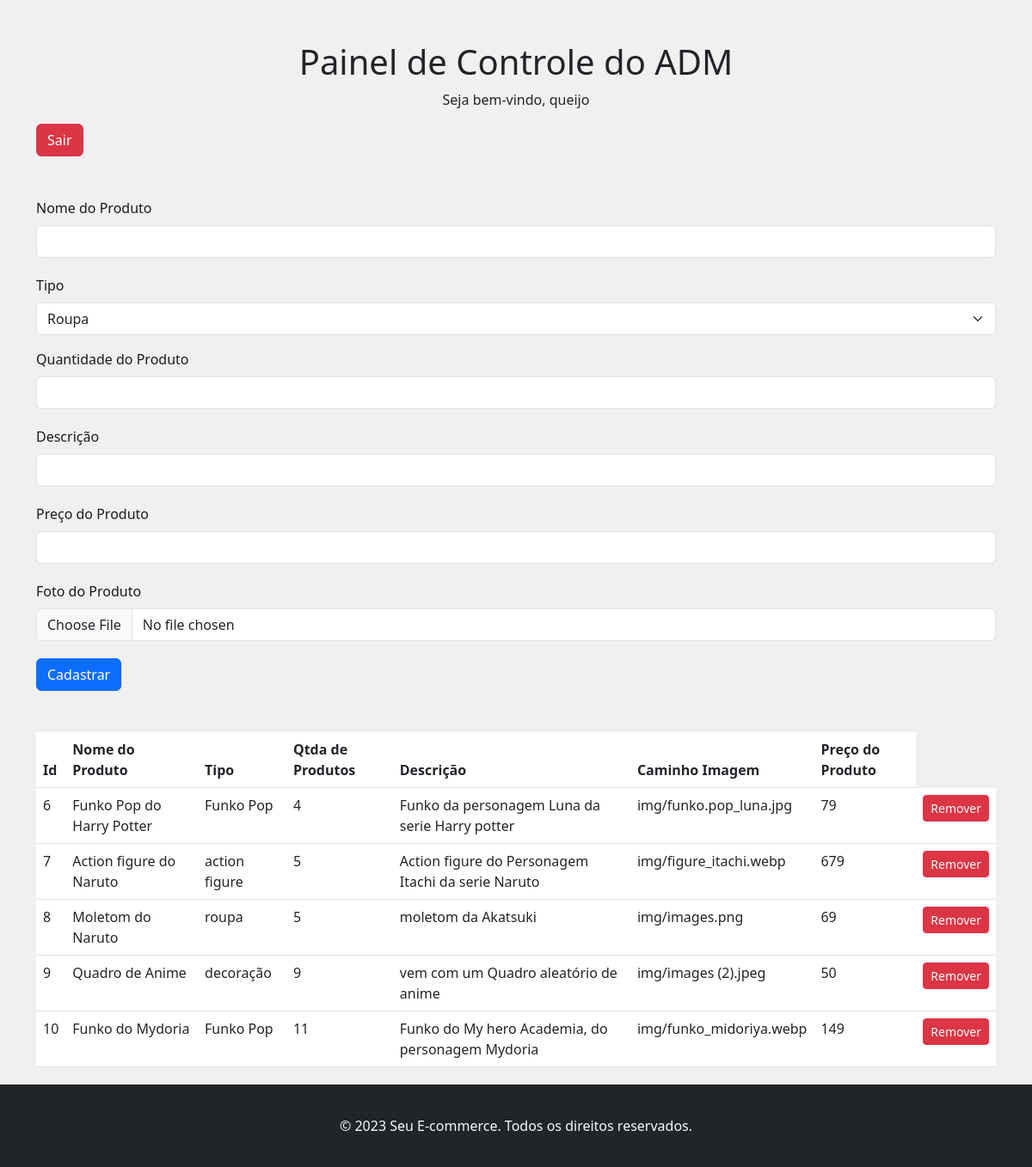
/adm.php (signed in), run on the app's committed database.
### tables this page shows
CREATE TABLE `produto_compras` (
  `id_produto` int(11) NOT NULL,
  `nome_produto` varchar(255) NOT NULL,
  `preco_produto` varchar(255) NOT NULL,
  `qatd_produto` int(11) NOT NULL,
  `img_produto` varchar(255) NOT NULL,
  `descri` varchar(255) NOT NULL,
  `tipo` varchar(255) NOT NULL
);

### classe/produ.php (called while the page is built, shortened)
<?php
class CrudProduto
{
    private $conn;
    public function __construct($db)
    {
        $this->conn = $db;
    }
    public function read()
    {
        $query = "SELECT * FROM produto_compras";
        $stmt = $this->conn->prepare($query);
        $stmt->execute();
        return $stmt;
    }
}

### adm.php (the view, shortened to what this page needs)
<?php
$login = $_SESSION['nome'];
require_once('classe/produ.php');
$database = new Conection();
$db = $database->getConnection();
$crud = new CrudProduto($db);
$rows = $crud->read();
?>
<!DOCTYPE html>
<html lang="en">
<head>
    <link rel="stylesheet" href="index.css">
    <link href="https://cdn.jsdelivr.net/npm/bootstrap@5.5.0/dist/css/bootstrap.min.css" rel="stylesheet">
</head>
<body class="adm">
    <div class="container mt-5">
        <h1 class="text-center">Painel de Controle do ADM</h1>
        <p class="text-center">Seja bem-vindo, <?php echo $login; ?></p>
        <a href="logout.php" class="btn btn-danger float-right">Sair</a>
        <form method="POST" action="?action=create" enctype="multipart/form-data" class="mt-5">
            <div class="mb-3">
                <label for="nome_produto" class="form-label">Nome do Produto</label>
                <input type="text" name="nome_produto" class="form-control" required>
            </div>
            <div class="mb-3">
                <label for="tipo" class="form-label">Tipo</label>
                <select name="tipo" class="form-select">
                    <option value="roupa">Roupa</option>
                </select>
            </div>
            <div class="mb-3">
                <label for="qatd_produto" class="form-label">Quantidade do Produto</label>
                <input type="number" name="qatd_produto" class="form-control" required>
            </div>
            <div class="mb-3">
                <label for="descri" class="form-label">Descrição</label>
                <input type="text" name="descri" class="form-control" required>
            </div>
            <div class="mb-3">
                <label for="preco_produto" class="form-label">Preço do Produto</label>
                <input type="number" name="preco_produto" class="form-control" required>
            </div>
            <div class="mb-3">
                <label for="img_produto" class="form-label">Foto do Produto</label>
                <input type="file" name="img_produto" class="form-control">
            </div>
            <button type="submit" class="btn btn-primary float-right">Cadastrar</button>
        </form>
        <table class="table mt-5">
            <thead>
                <tr>
                    <th>Id</th>
                    <th>Nome do Produto</th>
                    <th>Tipo</th>
                    <th>Qtda de Produtos</th>
                    <th>Descrição</th>
                    <th>Caminho Imagem</th>
                    <th>Preço do Produto</th>
                </tr>
            </thead>
            <tbody>
                <?php
                if (isset($rows)) {
                    foreach ($rows as $row) {
                        echo "<tr>";
                        echo "<td>" . $row['id_produto'] . "</td>";
                        echo "<td>" . $row['nome_produto'] . "</td>";
                        echo "<td>" . $row['tipo'] . "</td>";
                        echo "<td>" . $row['qatd_produto'] . "</td>";
                        echo "<td>" . $row['descri'] . "</td>";
                        echo "<td>" . $row['img_produto'] . "</td>";
                        echo "<td>" . $row['preco_produto'] . "</td>";
                        echo "<td>
                                <form method='post'>
                                    <input type='hidden' name='id_produto' value='" . $row['id_produto'] . "'>
                                    <button type='submit' class='btn btn-danger btn-sm'>Remover</button>
                                </form>
                            </td>";
                        echo "</tr>";
                    }
                } else {
                    echo "<tr><td colspan='7'>Não há registros a serem exibidos.</td></tr>";
                }
                ?>
            </tbody>
        </table>
    </div>
    <body>
        <footer class="bg-dark text-light text-center py-3">
            <div class="container">
                <p>&copy; <?php echo date("Y"); ?> Seu E-commerce. Todos os direitos reservados.</p>
            </div>
        </footer>
    </body>
</body>
</html>

### index.css (style rules this page uses)
body, h1, h2, h3, p, ul, li { margin: 0; padding: 0; }
body { background-color: #f8f9fa; color: #495057; font-family: 'Arial', sans-serif; }
.container { margin-top: 20px; }
h1 { color: #007bff; }
body { font-family: 'Arial', sans-serif; background-color: #f8f9fa; color: #495057; }
.container { margin-top: 50px; }
.form-label { color: #1a1b1d; }
.form-control { width: 100%; padding: 10px; margin-bottom: 20px; border: 1px solid #afb5b9; border-radius: 4px; box-sizing: border-box; }
.btn-primary { background-color: #053e7c; color: #fff; border: none; border-radius: 4px; padding: 10px; cursor: pointer; }
.container { margin: 20px; }
h1 { color: #800080; }
body.adm { background-color: #f0f0f0; }

### data on the page
produto_compras: id_produto "6", nome_produto "Funko Pop do Harry Potter", tipo "Funko Pop", qatd_produto "4", descri "Funko da personagem Luna da serie Harry potter", img_produto "img/funko.pop_luna.jpg", preco_produto "79"
produto_compras: id_produto "7", nome_produto "Action figure do Naruto", tipo "action figure", qatd_produto "5", descri "Action figure do Personagem Itachi da serie Naruto", img_produto "img/figure_itachi.webp", preco_produto "679"
produto_compras: id_produto "8", nome_produto "Moletom do Naruto", tipo "roupa", qatd_produto "5", descri "moletom da Akatsuki", img_produto "img/images.png", preco_produto "69"
produto_compras: id_produto "9", nome_produto "Quadro de Anime", tipo "decoração", qatd_produto "9", descri "vem com um Quadro aleatório de anime", img_produto "img/images (2).jpeg", preco_produto "50"
produto_compras: id_produto "10", nome_produto "Funko do Mydoria", tipo "Funko Pop", qatd_produto "11", descri "Funko do My hero Academia, do personagem Mydoria", img_produto "img/funko_midoriya.webp", preco_produto "149"

### other printed values
$login "queijo"
